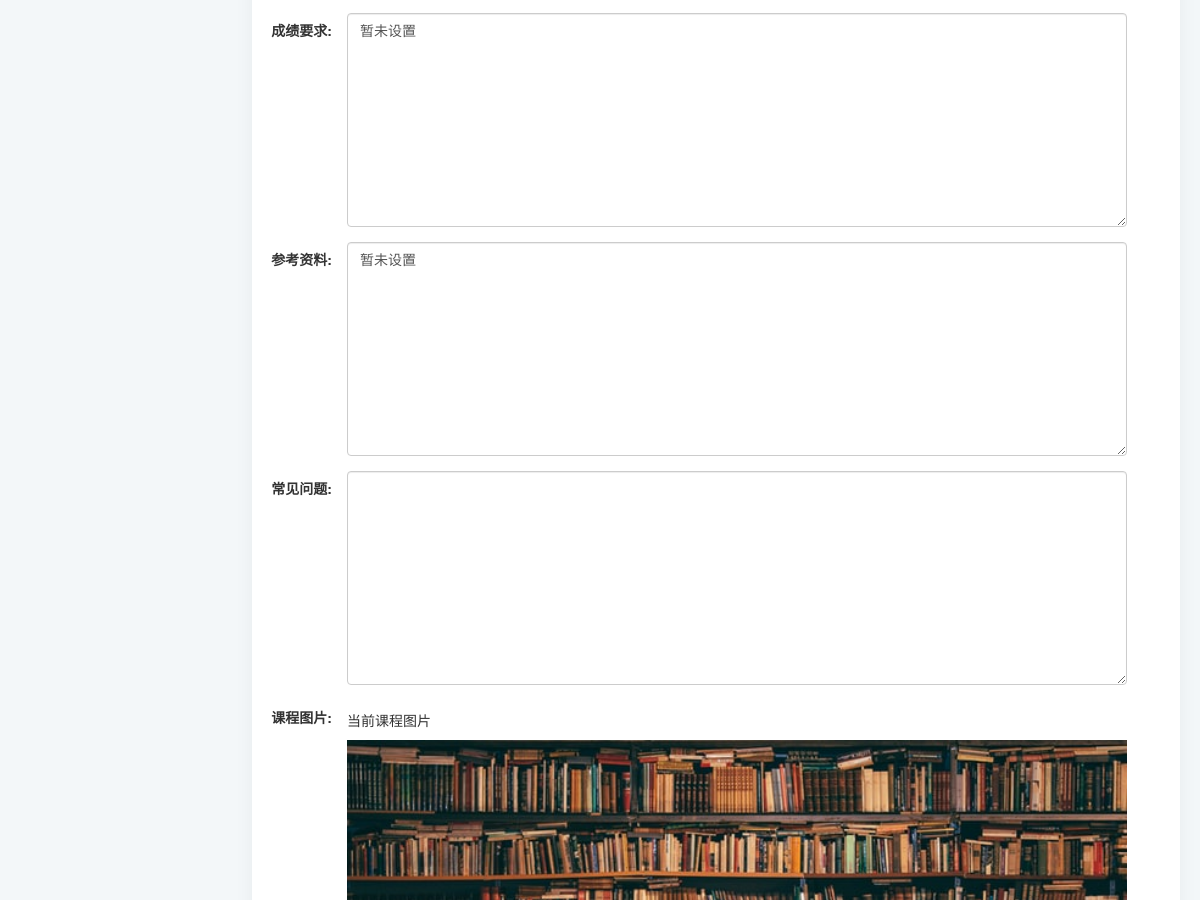
Page /course/3/Setting (signed in, middle part) on the earlier database version.
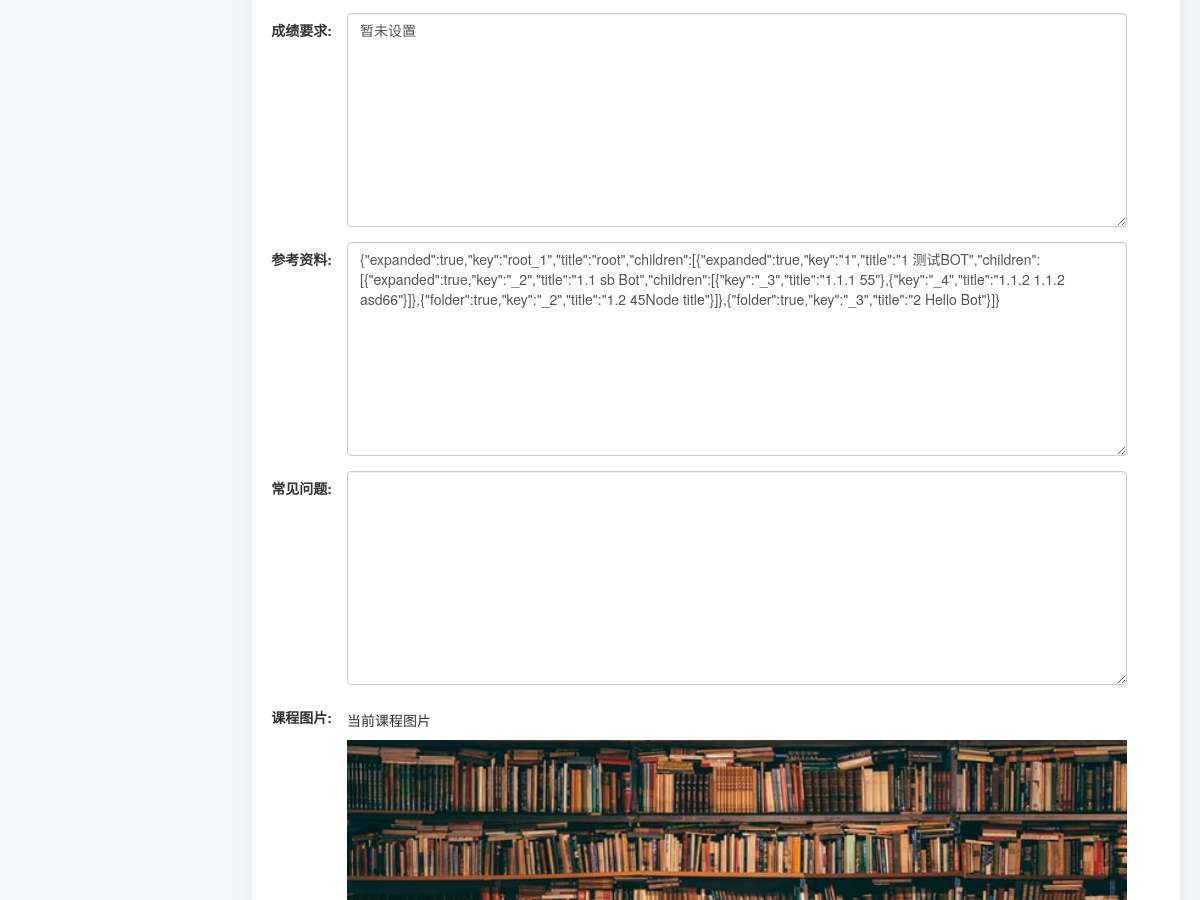
Same page on the later database version.
### index/models.py (models this page shows, shortened)
class Course(models.Model):
    status = (
        ('1','未开课'),
        ('2','已开课'),
        ('3','已结课'),
    )
    Course_Name = models.CharField(verbose_name="课程名称",max_length=64)
    Course_Teacher = models.ForeignKey(
        'Users',
        on_delete=models.CASCADE,
        limit_choices_to={'access':'teacher'},
        null=True,
        blank=True,
    )
    Course_Info = models.TextField(verbose_name="课程说明",default='暂未设置')
    Course_Goal = models.TextField(verbose_name="课程目标",default='暂未设置')
    Grade_Requirements = models.TextField(verbose_name="成绩要求",default='暂未设置')
    Reference = models.TextField(verbose_name="参考资料",default='暂未设置')
    QA  = models.TextField(verbose_name="常见问题",null=True,blank=True,default='暂未设置')
    Course_Img = models.ImageField(verbose_name="课程图片",null=True,upload_to="Course_Img",blank=True,default='material/defaultCourseImage.jpg')
    Stu_Count = models.PositiveIntegerField(verbose_name="选课人数",default=0)
    Course_Chapter = models.TextField(verbose_name="课程章节",null=True,blank=True,default='[{"title":"New Node","key":"1"}]')
    Course_Category = models.ForeignKey(
        'CourseCategory',
        verbose_name="课程分类",
        on_delete=models.CASCADE,
        limit_choices_to={'Is_Root':0},
        null=True,
        blank=True,)
    View_Count = models.PositiveIntegerField(verbose_name="访问人数",default=0)
    Status = models.CharField(verbose_name="课程状态",max_length=16,choices=status,default='1')
    Starting_Time = models.DateTimeField(verbose_name="开课时间",auto_now_add=True)
    Ending_Time = models.DateTimeField(verbose_name="结课时间")
    class Meta:
        ordering = ["-Starting_Time"]
        verbose_name = '课程'
        verbose_name_plural = '课程'

### index/views.py (the view)
# urls.py: path('course/<int:courseid>/Setting',views.courseSetting, name='courseSetting'),
def courseSetting(request,courseid):
    courseDetail,_,_ = VF.Get_Course(courseid)
    course = models.Course.objects.get(id=courseid)
    img = course.Course_Img
    if request.method == 'POST':
        print("POST")
        settingForm = forms.CourseSettingForm(request.POST,request.FILES,instance=course)
        if settingForm.is_valid():
            instance = settingForm.save(commit=False)
            instance.save()
            return HttpResponseRedirect(reverse('index:courseSetting',args=(courseid,)))
    else:
        settingForm = forms.CourseSettingForm(instance=course)
    return render(request,'index/courseSetting.html',locals())

### index/forms.py
class CourseSettingForm(ModelForm):
    Course_Img = forms.ImageField(label=('课程图片'),required=False,widget=forms.FileInput)
    def __init__(self, *args, **kwargs):
        super(CourseSettingForm, self).__init__(*args, **kwargs)
        for field in iter(self.fields):
            if field == "Course_Img":
                self.fields[field].widget.attrs.update({
                    'id':'updateImg',
                    'class': 'file-loading',
                    'data-browse-on-zone-click':'true',
                })
            else:
                self.fields[field].widget.attrs.update({
                    'class': 'form-control col-sm-10',
                })
    class Meta:
        model = Course
        exclude = ['Status','Course_Teacher','Stu_Count','Course_Chapter','View_Count']

### index/models.py (called while the page is built)
    def __str__(self) -> str:
        return self.CategoryName

### index/templates/index/courseSetting.html (shortened to what this page needs)
{% extends 'index/index.html' %}
{% load static %}
    {% block extrastatic %}
    <link rel="stylesheet" type="text/css" href="{% static 'index/css/courseSetting.css' %}">
    <link rel="stylesheet" type="text/css" href="{% static 'index/css/treeView.css' %}">
    <link rel="stylesheet" type="text/css" href="{% static 'fileinput/css/fileinput.css' %}">
    <link rel="stylesheet"
        href="https://cdnjs.cloudflare.com/ajax/libs/bootstrap-select/1.12.4/css/bootstrap-select.min.css">
    <link href="https://cdn.bootcss.com/bootstrap-datetimepicker/4.17.47/css/bootstrap-datetimepicker.min.css"
        rel="stylesheet">
    {% endblock %}
    {% block content %}
    <div>
        <div class="settingForm">
            <form action="Setting" method="POST" enctype="multipart/form-data" class="form-horizontal">
                <div class="form-group">
                    <div class="item form-Grade">
                        <label for="{{settingForm.Grade_Requirements.id_for_label}}"
                            class="control-label col-sm-2">成绩要求:</label>
                        {{settingForm.Grade_Requirements}}
                    </div>
                </div>
                <div class="form-group">
                    <div class="item form-Refer">
                        <label for="{{settingForm.Reference.id_for_label}}" class="control-label col-sm-2">参考资料:</label>
                        {{settingForm.Reference}}
                    </div>
                </div>
                <div class="form-group">
                    <div class="item form-QA">
                        <label for="{{settingForm.QA.id_for_label}}" class="control-label col-sm-2">常见问题:</label>
                        {{settingForm.QA}}
                    </div>
                </div>
                <div class="form-group">
                    <div class="item form-Img">
                        <label for="Course_Img" class="control-label col-sm-2">课程图片:</label>
                        <div class="imgUpload">
                            <p>当前课程图片</p>
                            <img src="{{img.url}}">
                        </div>
                    </div>
                </div>
            </form>
        </div>
    </div>
    {% endblock %}

Differences in the rows shown:
changed Course "暂未设置": Reference "暂未设置" → "{\"expanded\":true,\"key\":\"root_1\",\"title\":\"root\",\"children\":[{\"expanded\":true,\"key\":\"1\",\"title\":\"1 测试BOT\",\"children\":[{\"expanded\":true,\"key\":\"_2\",\"title\":\"1.1 sb Bot\",\"children\":[{\"key\":\"_3\",\"title\":\"1.1.1 55\"},{\"key\":\"_4\",\"title\":\"1.1.2 1.1.2 asd66\"}]},{\"folder\":true,\"key\":\"_2\",\"title\":\"1.2 45Node title\"}]},{\"folder\":true,\"key\":\"_3\",\"title\":\"2 Hello Bot\"}]}"
